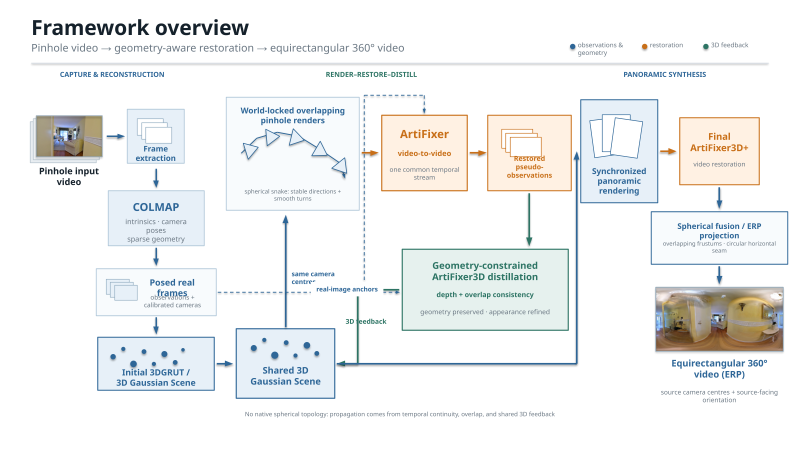
#> input picture presentations/clip_a_seams/Clip_A_Framework_Pipeline_Current_Editable_contact_sheet.png, 1600 x 900 px (shown at 1/2 size)
$ python -i panorama_metrics.py   (imports and definitions only)   (older library calls are emulated)
#> lines starting #> are read from the running program, lines starting #| are printed output that depends on the picture
#!/usr/bin/env python3
# SPDX-FileCopyrightText: Modifications Copyright (c) 2026 Guilhem Carmouze.
# SPDX-License-Identifier: Apache-2.0

"""Generic spatial and temporal quality metrics for ERP panorama sequences."""

from __future__ import annotations

import cv2
import numpy as np


# [25 lines left out: function erp_seam_metrics, not called in this run]


def _edge_map(image: np.ndarray) -> np.ndarray:
    gray = cv2.cvtColor(image.astype(np.float32) / 255.0, cv2.COLOR_RGB2GRAY)
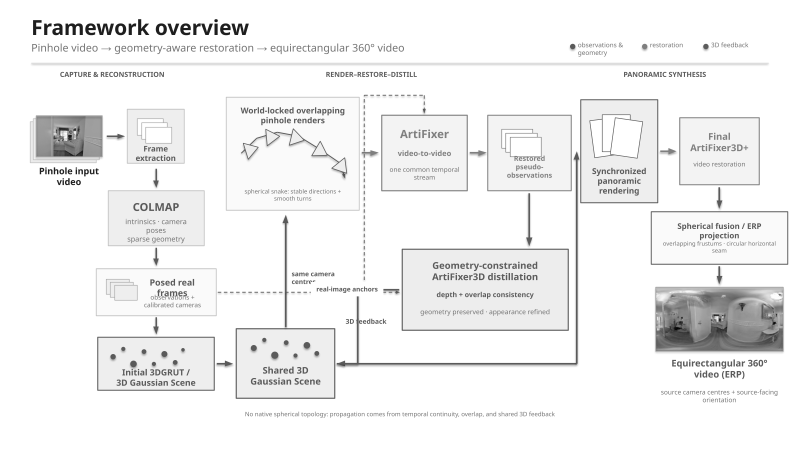
#> gray: shape (900, 1600) float32 (shown at 1/2 size); min 0.00712, max 1, mean 0.946
    dx = cv2.Sobel(gray, cv2.CV_32F, 1, 0, ksize=3)
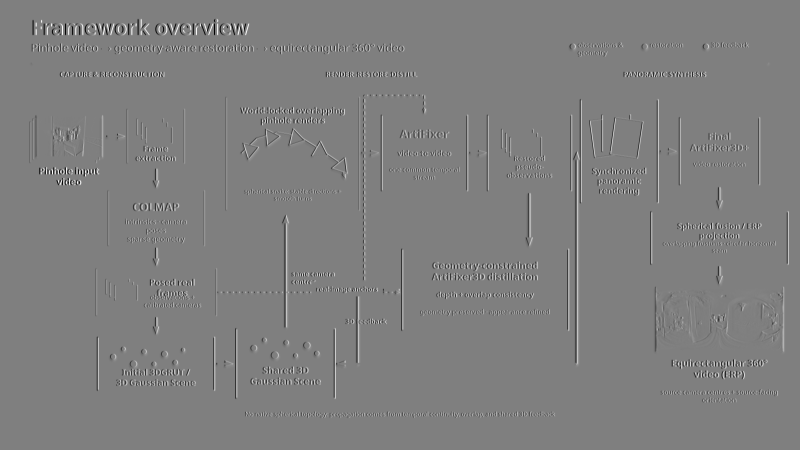
#> dx: shape (900, 1600) float32 (shown at 1/2 size); min -3.52, max 3.52, mean 6.68e-11; drawn with min black and max white
    dy = cv2.Sobel(gray, cv2.CV_32F, 0, 1, ksize=3)
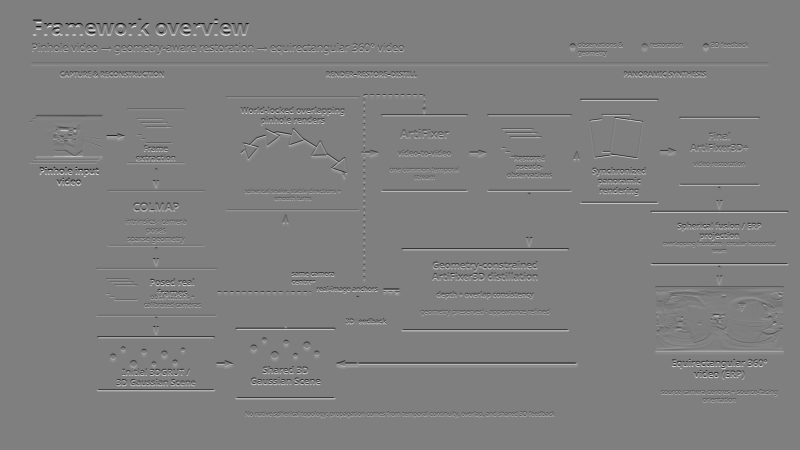
#> dy: shape (900, 1600) float32 (shown at 1/2 size); min -3.52, max 3.52, mean 5.19e-10; drawn with min black and max white
    return np.clip(np.sqrt(dx**2 + dy**2) / 4.0, 0.0, 1.0)
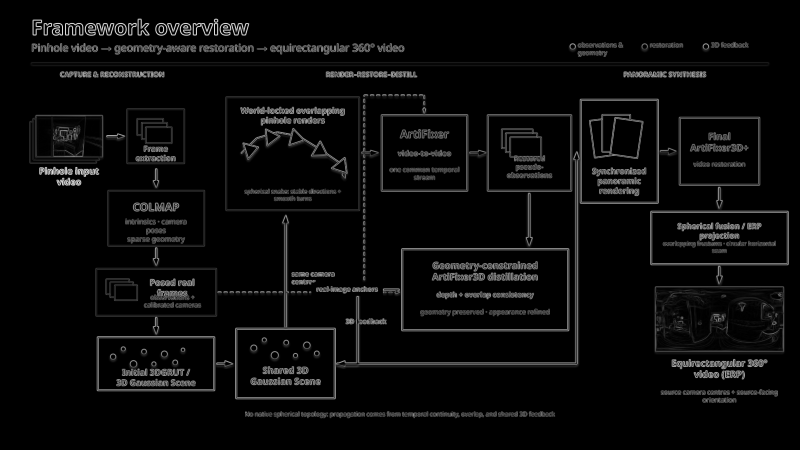
#> returned value: shape (900, 1600) float32 (shown at 1/2 size); min 0, max 0.946, mean 0.0401


# [103 lines left out: function flow_transition_metrics, not called in this run]

>>> import cv2
>>> picture = cv2.cvtColor(cv2.imread('../presentations/clip_a_seams/Clip_A_Framework_Pipeline_Current_Editable_contact_sheet.png'), cv2.COLOR_BGR2RGB)
>>> result = _edge_map(picture)
